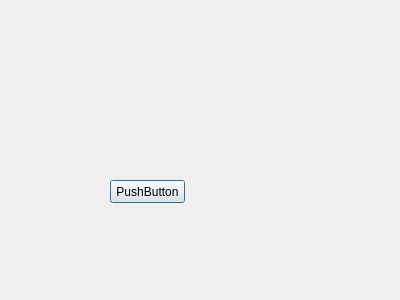
<?xml version="1.0" encoding="UTF-8"?>
<ui version="4.0">
 <class>Dialog</class>
 <widget class="QDialog" name="Dialog">
  <property name="geometry">
   <rect>
    <x>0</x>
    <y>0</y>
    <width>400</width>
    <height>300</height>
   </rect>
  </property>
  <property name="windowTitle">
   <string>Dialog</string>
  </property>
  <widget class="QPushButton" name="pushButton">
   <property name="geometry">
    <rect>
     <x>110</x>
     <y>180</y>
     <width>75</width>
     <height>23</height>
    </rect>
   </property>
   <property name="text">
    <string>PushButton</string>
   </property>
  </widget>
 </widget>
 <resources/>
 <connections/>
</ui>
